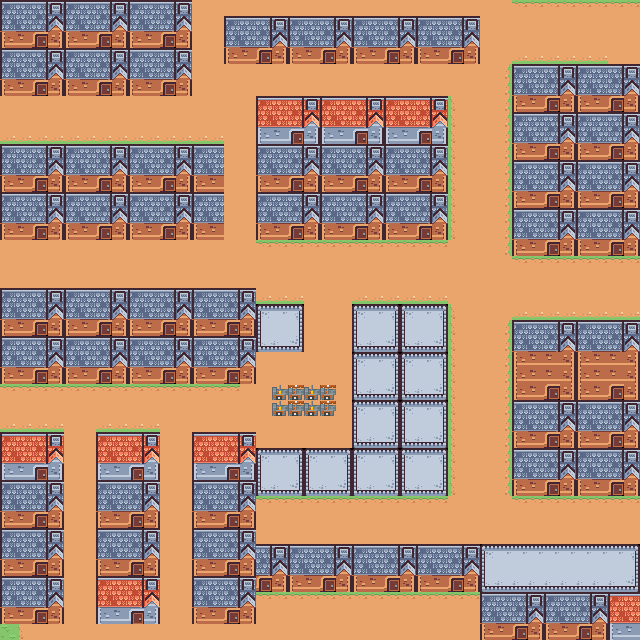

Tiled map render using the project's own tile images. Description and the map definition, with tile-layer contents summarised, below:
An orthogonal 40x40 tile map with 16x16 px tiles, 2 tile layers (Tile Layer 1, Tile Layer 2).

<map version="1.10" tiledversion="1.11.1" orientation="orthogonal" renderorder="right-down" width="40" height="40" tilewidth="16" tileheight="16" infinite="0" nextlayerid="3" nextobjectid="1">
 <tileset firstgid="1" name="level3tileset" tilewidth="16" tileheight="16" tilecount="100" columns="10">
  <image source="level3tileset.png" width="160" height="160" />
 </tileset>
 <layer id="1" name="Tile Layer 1" width="40" height="40">
  <data>[1600 cells, 1600 non-empty, 39 distinct tile ids]</data>
 </layer>
 <layer id="2" name="Tile Layer 2" width="40" height="40">
  <data>[1600 cells, 8 non-empty, 2 distinct tile ids]</data>
 </layer>
</map>